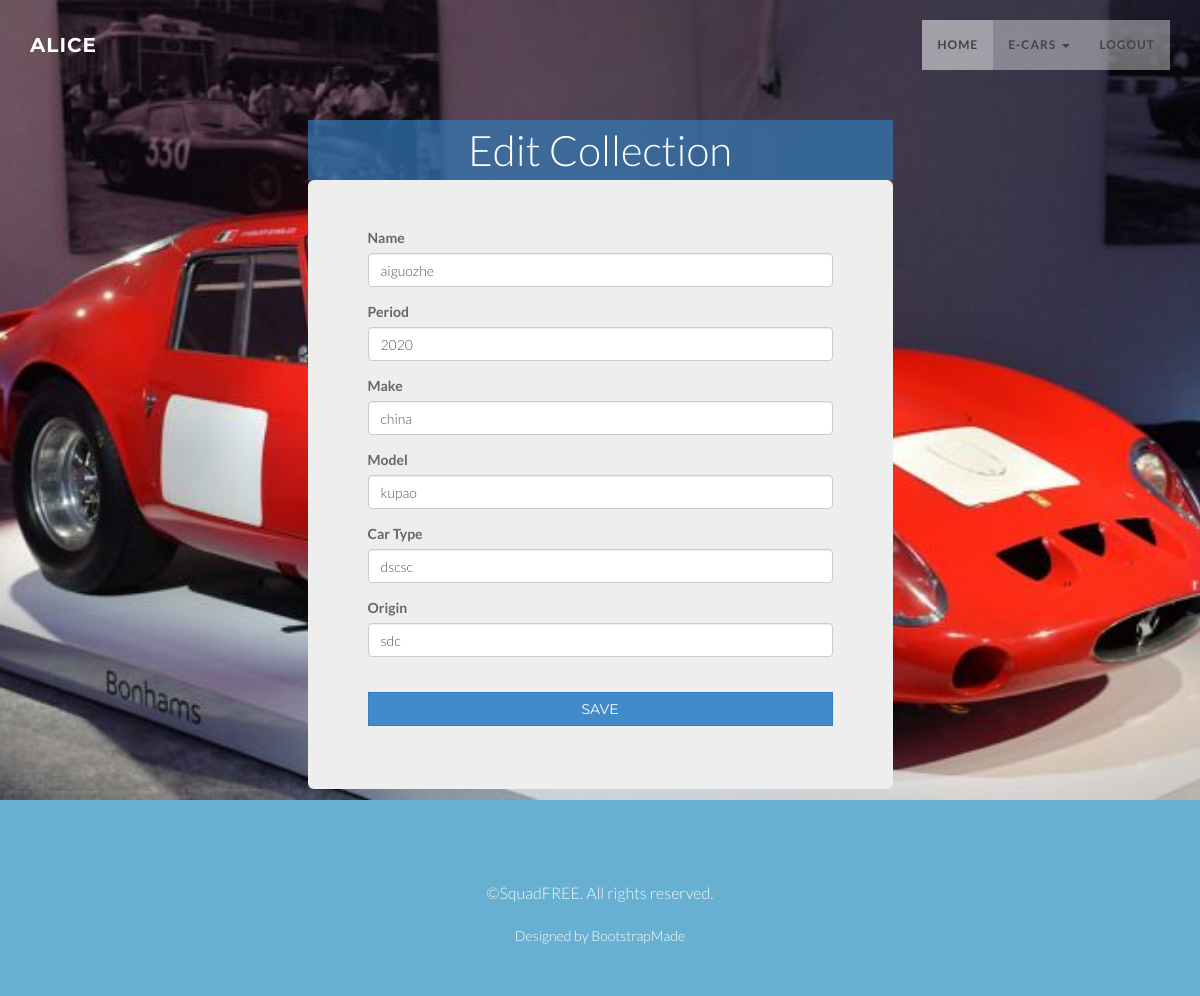
The page /management/index.php?action=editdata34 (signed in) on the database its author committed.
### tables this page shows
CREATE TABLE `collections` (
  `collection_id` int(11) NOT NULL,
  `name` varchar(50) NOT NULL,
  `period` varchar(50) NOT NULL,
  `make` varchar(50) NOT NULL,
  `model` varchar(50) NOT NULL,
  `car_type` varchar(50) NOT NULL,
  `origin` varchar(50) NOT NULL,
  `user_id` int(11) NOT NULL
);

### app/view/Page.php (called while the page is built, shortened)
<?php
class Page {
    static function getView($page,$data = [])
    {
        $content = "$page.php";
        include_once $content;
    }
}

### app/factory/PDOFactory.php (called while the page is built, shortened)
<?php
class PDOFactory {
    static function getConnection()
    {
        $f = fopen(PDOFactory::DB_CONFIG_FILE_PATH,"r");
        $content = fread($f,filesize(PDOFactory::DB_CONFIG_FILE_PATH));
        $json_data = json_decode($content);
        $dsn = $json_data->DSN;
        $username = $json_data->USERNAME;
        $password = $json_data->PASSWORD;
        $conn = new PDO($dsn,$username,$password);
        return $conn;
    }
}

### app/model/DataModel.php (called while the page is built, shortened)
<?php
include_once 'factory/PDOFactory.php';
abstract class DataModel implements Crudable {
    function __construct($table)
    {
        $this->conn = PDOFactory::getConnection();
    }
}

### app/model/ContactModel.php (called while the page is built, shortened)
<?php
include_once("DataModel.php");
class ContactModel extends DataModel {
    public function readRecord($number) {
       $sql = "select * from collections where collection_id = $number";
        $statement = $this->conn->query($sql);
        $record = $statement->fetchAll();
        return $record;
    }
}

### app/view/editCollection.php (the view)
<div class="container">
    <div class="row">
        <div class="col-sm-3"></div>
        <div class="col-sm-6 box text-center">
            Edit Collection
        </div>
        <div class="col-sm-3"></div>
    </div>
    <div class="row">
        <div class="col-sm-3"></div>
        <div class="col-sm-6 jumbotron">
            <form action="" method="post" enctype="multipart/form-data" novalidate="true">
                <div class="form-group">
                    <label class="control-label">
                        Name <span class='error'> <?=isset ($errors["name"])? $errors["name"]:""; ?> </span>
                    </label>
                    <input class="form-control" type="text" name="name" value="<?= $record[0]['name'] ?>"/>
                </div>
                <div class="form-group">
                    <label class="control-label">
                        Period  <span class='error'> <?=isset ($errors["period"])? $errors["period"]:""; ?> </span>
                    </label>
                    <input class="form-control" type="Text" name="period" value="<?= $record[0]['period'] ?>"/>
                </div>
                 <div class="form-group">
                    <label class="control-label">
                        Make  <span class='error'> <?=isset ($errors["make"])? $errors["make"]:""; ?> </span>
                    </label>
                    <input class="form-control" type="Text" name="make" value="<?= $record[0]['make'] ?>"/>
                </div>
                  <div class="form-group">
                    <label class="control-label">
                        Model  <span class='error'> <?=isset ($errors["model"])? $errors["model"]:""; ?> </span>
                    </label>
                    <input class="form-control" type="text" name="model" value="<?= $record[0]['model'] ?>"/>
                  </div>
                <div class="form-group">
                    <label class="control-label">
                        Car Type  <span class='error'> <?=isset ($errors["type"])? $errors["type"]:""; ?> </span>
                    </label>
                    <input class="form-control" type="text" name="type"  value="<?= $record[0]['car_type'] ?>"/>
                  </div>
                <div class="form-group">
                    <label class="control-label">
                        Origin  <span class='error'> <?=isset ($errors["origin"])? $errors["origin"]:""; ?> </span>
                    </label>
                    <input class="form-control" type="text" name="origin"  value="<?= $record[0]['origin'] ?>"/>
                  </div>
                <br/>
                  <div class="form-group">
                    <input class="btn btn-primary btn-block" type="submit" name="submit" value="SAVE"/>
                </div>
            </form>
        </div>
        <div class="col-sm-3"></div>
    </div>
</div>

### assets/css/style.css (style rules this page uses)
body { width: 100%; height: 100%; font-family: 'Lato',sans-serif; font-weight: 300; color: #666; background-color: #fff; }
html { width: 100%; height: 100%; }
.btn { border-radius: 0; text-transform: uppercase; font-family: Montserrat,sans-serif; font-weight: 400; -webkit-transition: all .3s ease-in-out; -moz-transition: all .3s ease-in-out; transition: all .3s ease-in-out; }
.box { background-color: rgba(51,122,183,0.7); color:white; font-size: 3.0em; }

### rows shown on the page
collections: name "aiguozhe", period "2020", make "china", model "kupao", type "dscsc", origin "sdc"

### other values the page prints
$username "ALICE"
